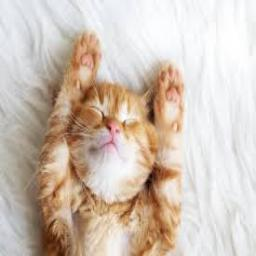
#> input picture cnn_pure_python/data/1/Cat-Train (1).jpeg, 256 x 256 px, found by its file name
$ python cnn.py
#> lines starting #> are read from the running program, lines starting #| are printed output that depends on the picture
### cnn_pure_python/utils/image_util.py
from PIL import Image

def convert_to_list(IMAGE_PATH, size: int = 64) -> list:
#> called with size = 120
    img = Image.open(IMAGE_PATH).convert('RGB')
#> img is the input picture: PIL image 256x256 RGB; mean R, G, B 208.6, 194.1, 181.9
    img = img.resize(size=(size, size))
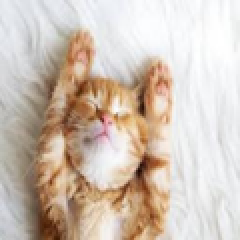
#> img: PIL image 120x120 RGB (shown 2 times larger); mean R, G, B 208.6, 194.1, 181.9
    width, height = img.size
#> width = 120; height = 120
    pixels = list(img.getdata())
#> pixels = 14400 items, first 6: (229, 232, 237), (231, 234, 239), (234, 237, 242), (233, 236, 241), (228, 231, 236), (224, 227, 232)
    rows = []
    for i in range(height):
        columns = []
        for j in range(width):
            columns.append(list(pixels[i * width + j]))
        rows.append(columns)
#> after the loop, rows = 120 items
    pixel_matrix = rows
#> pixel_matrix = 120 items
    return pixel_matrix

def shape(pixel_matrix):
    return (len(pixel_matrix), len(pixel_matrix[0]), len(pixel_matrix[0][1]))

### cnn_pure_python/utils/conv_layer.py
from utils.my_random import MyPseudoRandom
from typing import List

class ConvLayer:
    def __init__(self, num_filters: int = 2, filter_size: int = 2, filter_depth: int = 3) -> None:
        self.num_filters = num_filters
        self.filter_size = filter_size
        self.filter_depth = filter_depth
        random = MyPseudoRandom()
        self.filters_matrix = random.generate_randn(filter_size, filter_size, filter_depth, num_filters)

        # Cache input for backward
        self.cache_last_input = None

    # [111 lines left out: functions iterate_possible_regions, elementwise_multiply_and_sum, forward, backward, not called in this run]

### cnn_pure_python/cnn.py
import math
import matplotlib.pyplot as plt
from utils.conv_layer import ConvLayer
from utils.pooling_layer import MaxPoolingLayer
from utils.dense_layer import DenseLayer
import utils.shape_util
import utils.image_util
import numpy as np

def cross_entropy(predicted_probs, true_label):
    return -math.log(predicted_probs[true_label] + 1e-15)


def forward(image_matrix: list, label):
    conv = ConvLayer(filter_size= 32, num_filters=4)
    max_pool = MaxPoolingLayer(pooling_size=2)
    out = conv.forward(image_matrix)
    out = max_pool.forward(out)

    input_shape = utils.shape_util.shape(out)
    dense = DenseLayer(input_size=utils.shape_util.matrix_len(*input_shape), output_size=2, activation="softmax")
    probs = dense.forward(out)
    loss = cross_entropy(probs, label)
    print(loss)
    print(probs)


IMAGE_PATH_1 = './cnn_pure_python/data/1/Cat-Train (1).jpeg'
# IMAGE_PATH_2 = './cnn_pure_python/data/image-103.jpg'

img_matrix1 = utils.image_util.convert_to_list(IMAGE_PATH_1, size=120)
#> img_matrix1 = 120 items
# img_matrix2 = utils.image_util.convert_to_list(IMAGE_PATH_2, size=120)
forward(img_matrix1, label=0)
#> (the call stopped at in __init__, `random = MyPseudoRandom()`: utils is not available in this run)
# forward(img_matrix2, label=1)

$ run again, with cnn_pure_python/data/image-103.jpg copied over cnn_pure_python/data/1/Cat-Train (1).jpeg
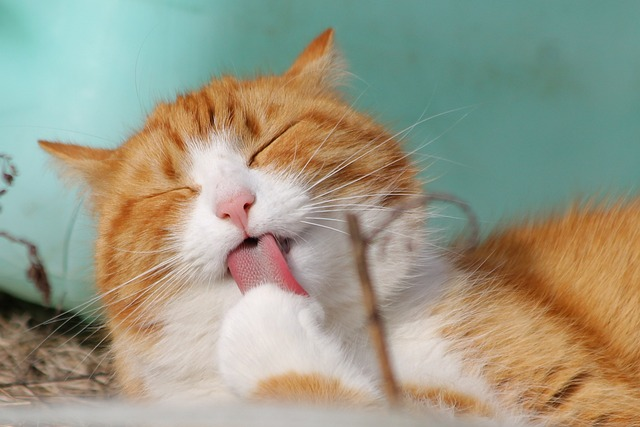
#> input picture cnn_pure_python/data/image-103.jpg, 640 x 427 px, found by its file name
#> in convert_to_list, img is the input picture: PIL image 640x427 RGB; mean R, G, B 155, 154, 133.9
#> in convert_to_list, `img = img.resize(size=(size, size))`:
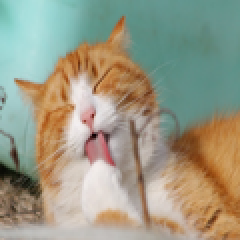
#> img: PIL image 120x120 RGB (shown 2 times larger); mean R, G, B 155, 154, 133.9
#> pixels = 14400 items, first 6: (118, 188, 177), (124, 196, 185), (130, 200, 190), (135, 204, 197), (141, 207, 201), (149, 209, 205)
#> after the loop in convert_to_list, `for i in range(height):`: rows = 120 items

$ run again, with cnn_pure_python/data/1/Cat-Train (10).jpeg copied over cnn_pure_python/data/1/Cat-Train (1).jpeg
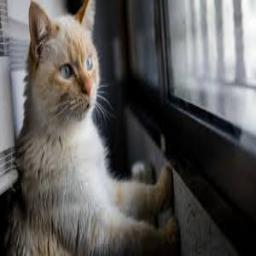
#> input picture cnn_pure_python/data/1/Cat-Train (10).jpeg, 256 x 256 px, found by its file name
#> in convert_to_list, img is the input picture: PIL image 256x256 RGB; mean R, G, B 91, 88.9, 87.2
#> in convert_to_list, `img = img.resize(size=(size, size))`:
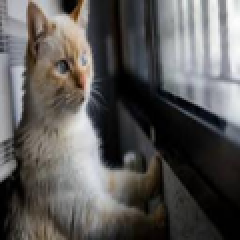
#> img: PIL image 120x120 RGB (shown 2 times larger); mean R, G, B 91, 88.9, 87.2
#> pixels = 14400 items, first 6: (128, 124, 128), (124, 122, 125), (114, 112, 115), (149, 148, 153), (178, 177, 183), (174, 175, 181)
#> after the loop in convert_to_list, `for i in range(height):`: rows = 120 items
